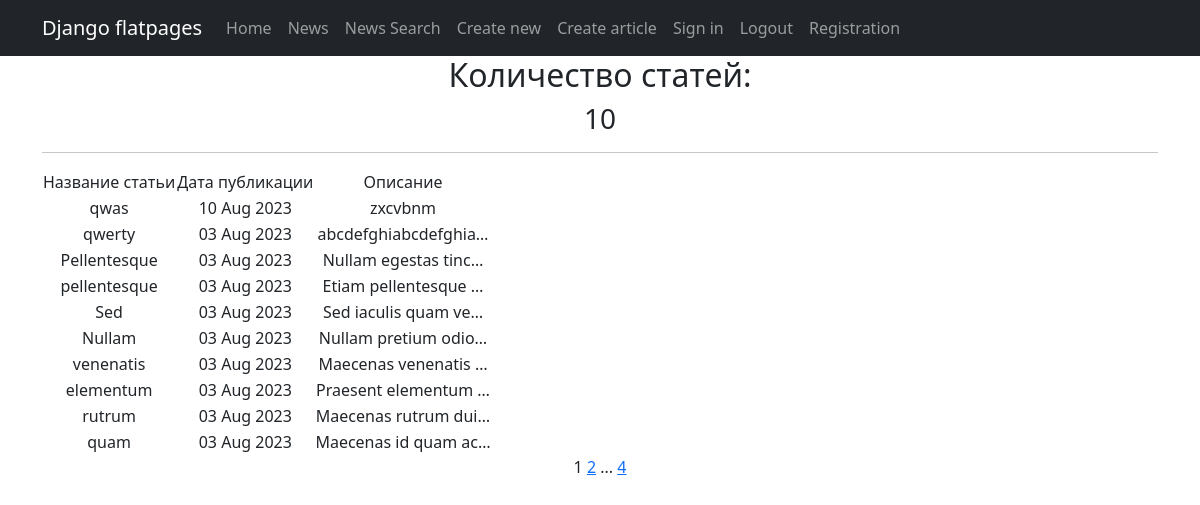
The page /news/ on the database as committed earlier.
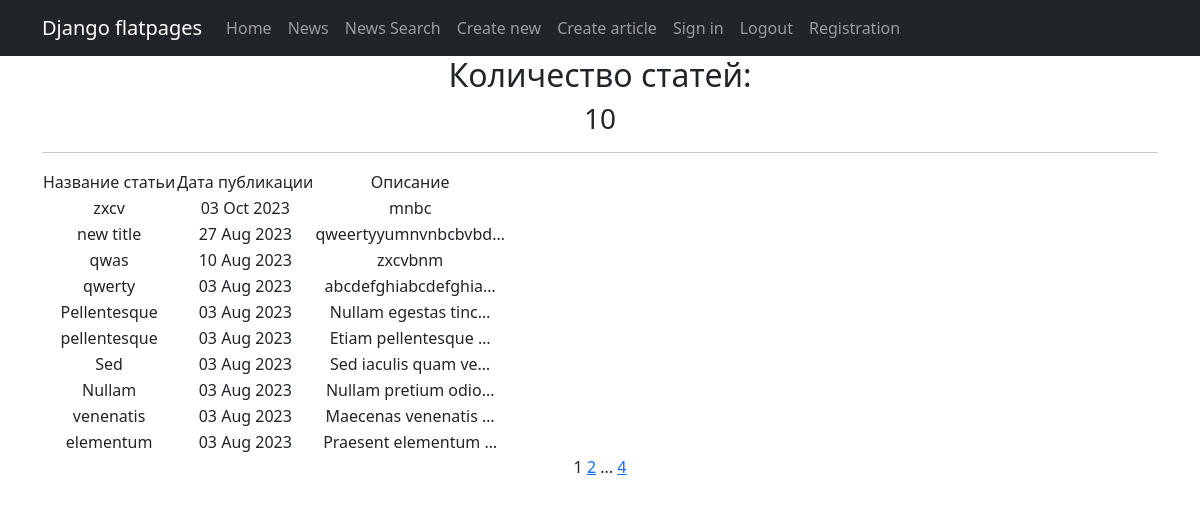
The same page on the database as committed later.
### news/models.py (models this page shows, shortened)
class Post(models.Model):
    objects = None
    article = 'AR'
    news = 'NE'
    types = [
        (news, 'Новость'),
        (article, 'Статья')
    ]
    post_author = models.ForeignKey(Author, on_delete=models.CASCADE)
    type = models.CharField(max_length=100, choices=types)
    post_time = models.DateTimeField(default=django.utils.timezone.now)
    categories = models.ManyToManyField(Category, through="PostCategory")
    title = models.CharField(max_length=255, null=False)
    text = models.TextField()
    rating = models.IntegerField(default=0)

### news/views.py (the view)
# urls.py: path('', PostsList.as_view()),
class PostsList(ListView):
    model = Post
    ordering = '-id'
    template_name = 'news.html'
    context_object_name = 'posts'
    paginate_by = 10
    logger.info('Страница постов загружена!')

### news/templatetags/custom_filters.py (called while the page is built)
@register.filter()
def censor(text):
    new_content = text
    for i in CNSRD:
        new_content = new_content.replace(i,i[:1]+ '*'*(len(i)-1))
    return new_content

### templates/news.html (shortened to what this page needs)
{% extends 'flatpages/default.html' %}
{% load custom_filters %}
{% block content %}
    <h2> Количество статей:</h2>
   <h3>{{ posts|length }}</h3>
   <hr>
   {% if posts %}
       <table>
           <tr>
               <td>Название статьи</td>
               <td>Дата публикации</td>
               <td>Описание</td>
           </tr>
           {% for posts in posts %}
           <tr>
               <td>{{ posts.title|censor }}</td>
               <td>{{ posts.post_time|date:'d M Y' }}</td>
               <td>{{ posts.text|truncatechars:20|censor }}</td>
           </tr>
           {% endfor %}
       </table>
   {% else %}
       <h2>Статей нет!</h2>
   {% endif %}
   {{ page_obj.number }}
   {% if page_obj.has_next %}
       <a href="?page={{ page_obj.next_page_number }}">{{ page_obj.next_page_number }}</a>
       {% if paginator.num_pages != page_obj.next_page_number %}
           ...
           <a href="?page={{ page_obj.paginator.num_pages }}">{{ page_obj.paginator.num_pages }}</a>
       {% endif %}
   {% endif %}
{% endblock content %}

### templates/flatpages/default.html (shortened to what this page needs)
<!DOCTYPE html>
<html lang="en">
    <head>
        {% load static %}
        <link href="{% static 'css/styles.css' %}" rel="stylesheet" />
    </head>
    <body>
<nav class="navbar navbar-expand-lg navbar-dark bg-dark static-top">
   <div class="container">
       <a class="navbar-brand" href="#">Django flatpages</a>
       <div class="collapse navbar-collapse" id="navbarResponsive">
           <ul class="navbar-nav ml-auto">
               <li class="nav-item active">
                   <a class="nav-link" href="/default/">Home
                   </a>
               </li>
               <li class="nav-item">
                   <a class="nav-link" href="/news/">News</a>
               </li>
                              <li class="nav-item">
                   <a class="nav-link" href="/news/news/search">News Search</a>
               </li>
               <li class="nav-item">
                   <a class="nav-link" href="/news/news/create">Create new</a>
               </li>
               <li class="nav-item">
                   <a class="nav-link" href="/news/article/create">Create article</a>
               </li>
               <li class="nav-item">
                   <a class="nav-link" href="/accounts/login">Sign in</a>
               </li>
               <li class="nav-item">
                   <a class="nav-link" href="/accounts/logout">Logout</a>
               </li>
               <li class="nav-item">
                   <a class="nav-link" href="/accounts/signup">Registration</a>
               </li>
           </ul>
       </div>
   </div>
</nav>
<div class="container">
   <div class="row">
       <div class="col-lg-12 text-center">
           {% block content %}{% endblock content %}
       </div>
   </div>
</div>
    </body>
</html>

Rows that differ between the two databases and show on the page:
no longer on this page (row unchanged): Post: title|censor "rutrum", post_time "03 Aug 2023", text|censor "Maecenas rutrum dui…"
no longer on this page (row unchanged): Post: title|censor "quam", post_time "03 Aug 2023", text|censor "Maecenas id quam ac…"
added Post: title|censor "zxcv", post_time "03 Oct 2023", text|censor "mnbc"
added Post: title|censor "new title", post_time "27 Aug 2023", text|censor "qweertyyumnvnbcbvbd…"
